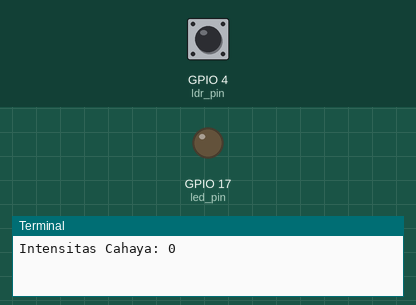
Bench run of a program on a simulated Raspberry Pi (BCM pin numbers). Parts: output pins drawn as LEDs (lit = HIGH), the last lines printed to the terminal. Inputs (shaded band) come from the test bench; at power-on: GPIO 4 (ldr_pin) LOW. No MQTT or app messages arrive unless stated.

Above: at 1.3 s.
1.4 s: GPIO 4 (ldr_pin) pulled HIGH for 2.35 s
At 3.2 s:
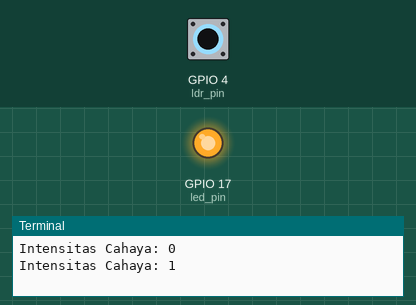
Timing chart, 0 to 5.7 s (numbered marks = the images above; inputs shaded):
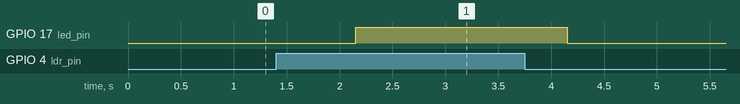

The program:

RasberryPiToGrafana.py
```python
import RPi.GPIO as GPIO
import paho.mqtt.client as mqtt
import time
import json

# Konfigurasi pin GPIO untuk sensor LDR
ldr_pin = 4  # Sesuaikan dengan pin GPIO yang digunakan
led_pin = 17

# Konfigurasi broker MQTT
mqtt_broker = "IP Address"  # Ganti dengan alamat broker MQTT yang Anda gunakan
mqtt_port = 1883 #Port MQQT
mqtt_topic = "sensor/light_intensity" #Topic MQQT

# Fungsi untuk mengirim data ke MQTT dalam format JSON
def send_mqtt_data(client, light_intensity):
    payload = {"light_intensity": light_intensity}
    json_payload = json.dumps(payload) # Convert to JSON format
    client.publish(mqtt_topic, json_payload)

# Fungsi callback ketika terhubung ke broker MQTT
def on_connect(client, userdata, flags, rc):
    print("Terhubung ke broker MQTT dengan kode:", rc)

# Inisialisasi client MQTT
client = mqtt.Client()
client.on_connect = on_connect

# Konfigurasi mode GPIO dan resistansi pull-down untuk sensor LDR
GPIO.setmode(GPIO.BCM)
GPIO.setup(ldr_pin, GPIO.IN, pull_up_down=GPIO.PUD_DOWN)
GPIO.setup(led_pin, GPIO.OUT)
# Koneksi ke broker MQTT
client.connect(mqtt_broker, mqtt_port, 60)

# Loop utama
try:
    while True:
        # Baca data dari sensor LDR
        light_intensity = GPIO.input(ldr_pin)

        # Jika data valid, kirim ke MQTT dalam format JSON
        print(f"Intensitas Cahaya: {light_intensity}")
        send_mqtt_data(client, light_intensity)

        # Lampu
        if light_intensity == 1:
            GPIO.output(led_pin, GPIO.HIGH)
        else:
            GPIO.output(led_pin, GPIO.LOW)

        # Tunggu selama 10 detik sebelum membaca sensor lagi
        time.sleep(2)

except KeyboardInterrupt:
    print("Program dihentikan oleh pengguna.")
finally:
    # Tutup koneksi ke broker MQTT
    client.disconnect()
    # Matikan mode GPIO
    GPIO.cleanup()
```

Measured:
- after the input at 1.4 s, GPIO 17 (led_pin): LOW → HIGH after 0.75 s, → LOW 2.0 s later
